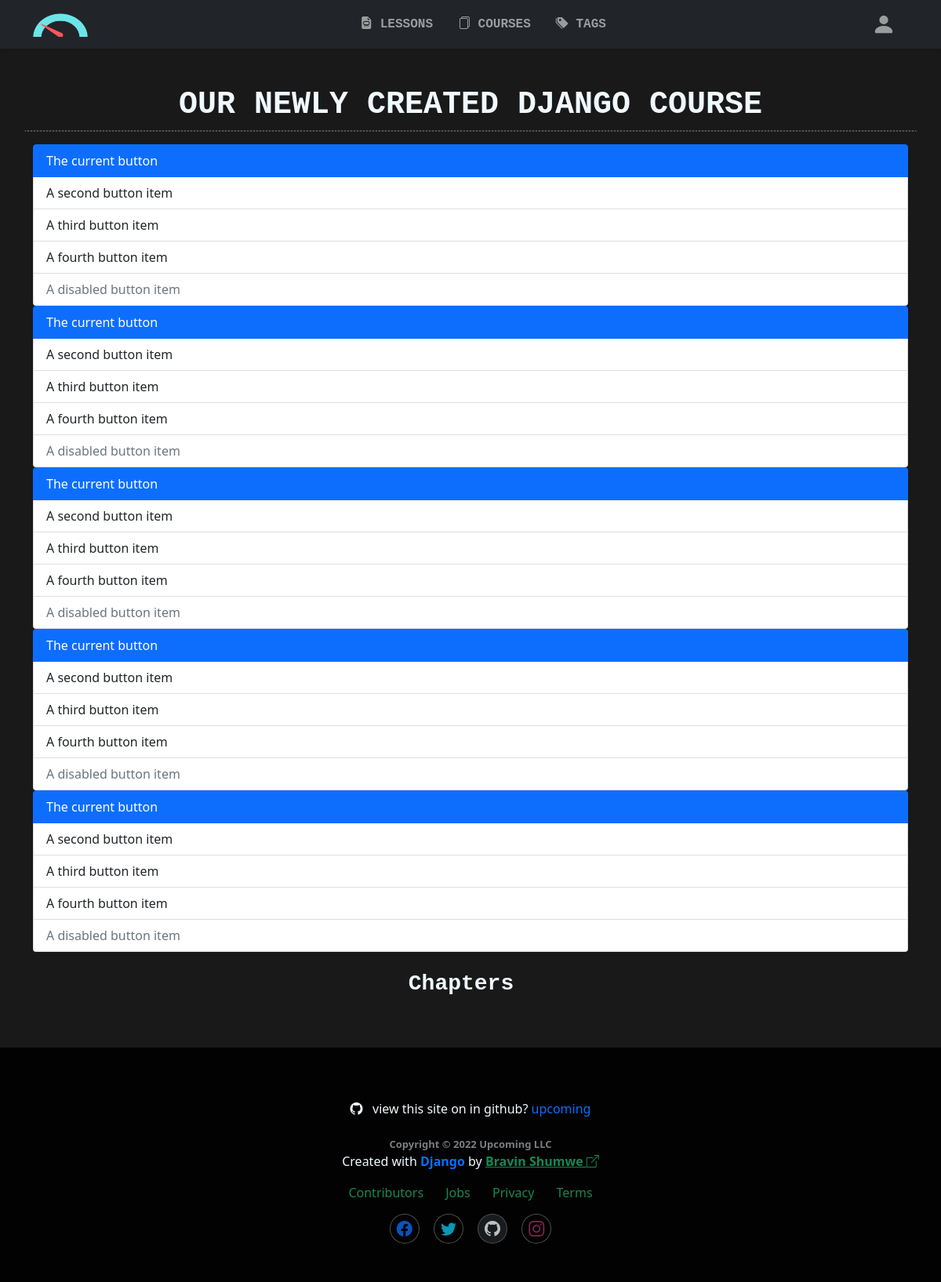
/courses/shumwe/2022/08/our-newly-created-django-course/, run on an earlier commit of the app's database.
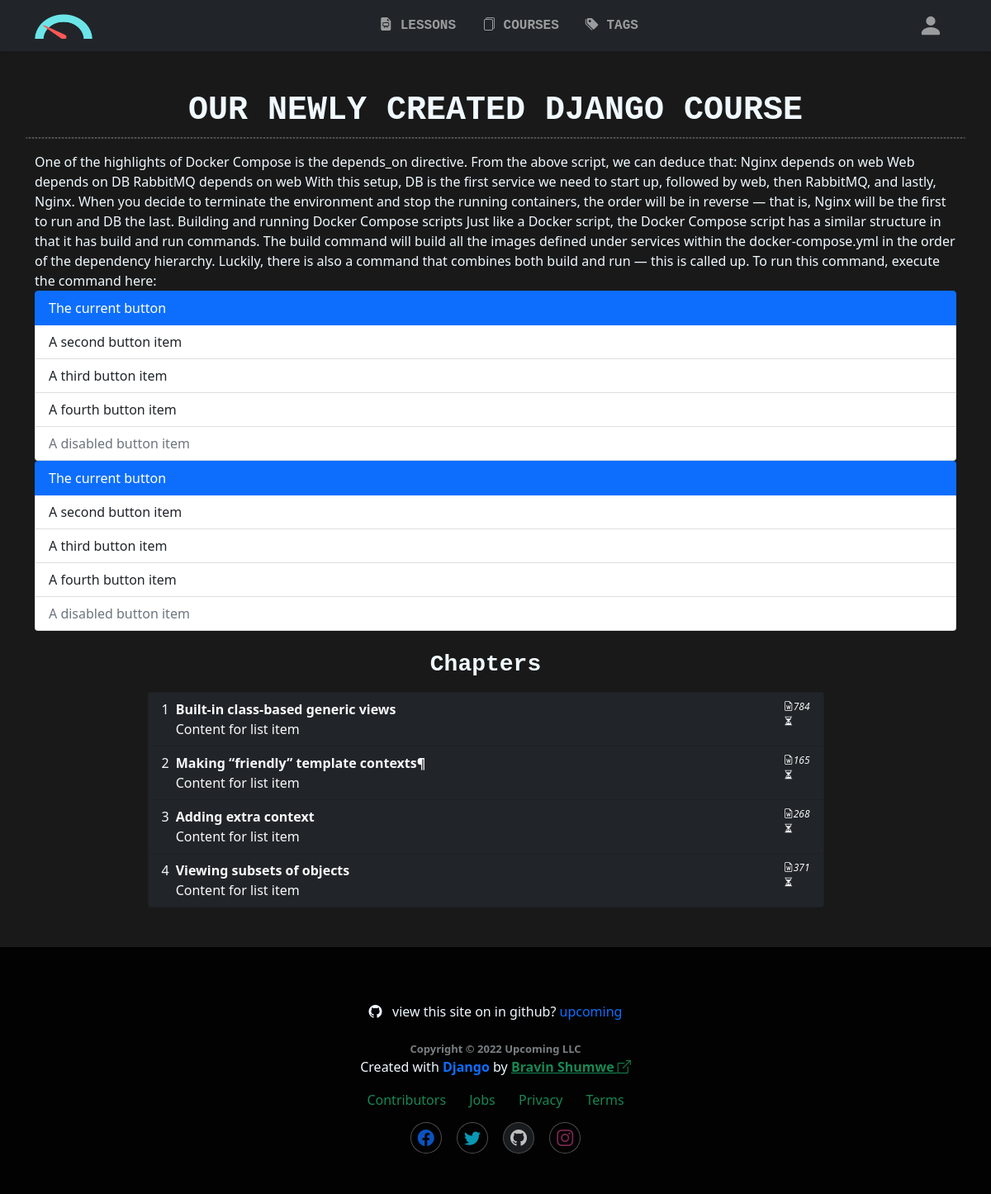
And on a later commit of the database.
### courses/models.py (models this page shows, shortened)
class Course(models.Model):
    heading = models.CharField(max_length=155)
    sub_heading = models.CharField(max_length=155)
    featured_image = models.ImageField(upload_to='courses', default='courses/course_default.png')
    slug = models.SlugField(unique=True, null=True, blank=True)
    creator = models.ForeignKey(User, on_delete=models.CASCADE)
    tags = TaggableManager()
    description = models.TextField()
    created = models.DateTimeField(auto_now_add=True)
    updated = models.DateTimeField(auto_now=True)

class Chapter(models.Model):
    course = models.ForeignKey(Course, on_delete=models.CASCADE, related_name='chapters')
    title = models.CharField(max_length=155)
    slug = models.SlugField(unique=True, null=True, blank=True)
    author = models.ForeignKey(User, on_delete=models.CASCADE)
    content = models.TextField()
    tags = TaggableManager()
    chapter_number_in_course = models.IntegerField(default=1, help_text='use integers')
    created = models.DateTimeField(auto_now_add=True)
    updated = models.DateTimeField(auto_now=True)
    @property
    def get_readtime(self):
        res = readtime.of_html(self.content)
        return res
    def get_absolute_url(self):
        return reverse('chapter_detail', kwargs={'course': self.course.slug,
                                                 'username': self.author.username,
                                                 'year': self.created.strftime("%Y"),
                                                 'month':self.created.strftime("%m"),
                                                 'slug':self.slug,
                                                 })

### courses/views.py (the view)
# urls.py: path('<slug:username>/<slug:year>/<slug:month>/<slug:slug>/', views.CourseDetail.as_view(), name='course_detail'),
class CourseDetail(DetailView):
    model = Course
    context_object_name = 'course'
    template_name = 'courses/course_detail.html'
    def get_context_data(self, **kwargs):
        context = super().get_context_data(**kwargs)
        course = self.get_object()
        chapters = Chapter.objects.filter(course=course)
        context['chapters'] = chapters
        return context

### courses/templates/courses/course_detail.html
{% extends 'base.html' %}
{% block content %}
<div class="container mt-5">
    <div class="row">
        <h1 class="text-family text-center text-uppercase fw-bold">{{course.heading}}</h1>
        <hr/>
    </div>
    <div class="row">
        <div class="col">
            {{course.description|safe}}
        </div>
        <div class="row mt-4">
            <h3 class="fw-bold text-family text-center mb-3">Chapters</h3>
            <div class="col d-flex justify-content-center w-75">
                <div class="list-group w-75">
                    {% for chap in chapters %}
                    <a href="{{chap.get_absolute_url}}" class="bg-dark text-light raise list-group-item d-flex justify-content-between align-items-start">
                        {{chap.chapter_number_in_course}}
                        <div class="ms-2 me-auto">
                          <div class="fw-bold">{{chap.title}}</div>
                          Content for list item
                        </div>
                        <span class="rounded-pill fs-8" style="font-size:12px;">
                            <em class="bi-file-earmark-word">{{chap.content|wordcount}}</em> <br/>
                            <em class="bi bi-hourglass-split">{{chap.get_readtime}}</em>
                        </span>
                    </a>
                    {% endfor %}
                </div>
            </div>
        </div>
    </div>
</div>
{% endblock %}

What changed in the data, as far as the page shows it:
changed Course "OUR NEWLY CREATED DJANGO COURSE": description "The current button A second button item A third button item A fourth button item A disabled button item The current button A second button item A third button item A fourth button item A disabled button item The current button A second button item A third button item A fourth button item A disabled button item The current button A…" → "One of the highlights of Docker Compose is the depends_on directive. From the above script, we can deduce that: Nginx depends on web Web depends on DB RabbitMQ depends on web With this setup, DB is the first service we need to start up, followed by web, then RabbitMQ, and lastly, Nginx. When you decide to terminate the environment and stop the running containers, the order will be in reverse — that is, Nginx will be the first to run and DB the last. Building and running Docker Compose scripts Just like a Docker script, the Docker Compose script has a similar structure in that it has build and run commands. The build command will build all the images defined under services within the…"
added Chapter: chapter_number_in_course "1", title "Built-in class-based generic views", content "784"
added Chapter: chapter_number_in_course "2", title "Making “friendly” template contexts¶", content "165"
added Chapter: chapter_number_in_course "3", title "Adding extra context", content "268"
added Chapter: chapter_number_in_course "4", title "Viewing subsets of objects", content "371"
